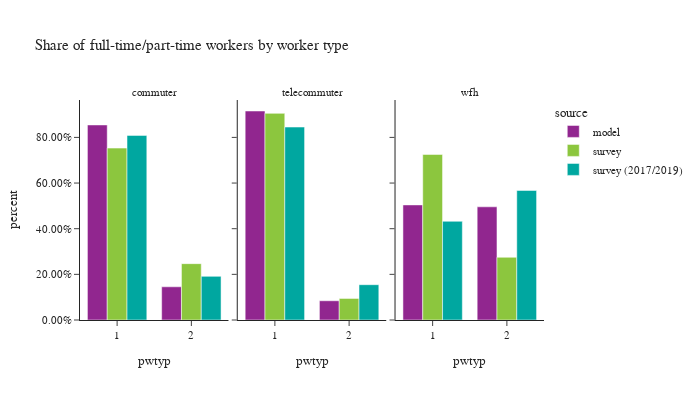

Notebook cell for this chart:
### Code cell
# worker counts by worker type
df_worker_count = workers.groupby(['source','worker_type','pwtyp'])['pdexpfac']. \
    sum().reset_index()
df_worker_count['percent'] = df_worker_count.groupby(['source','worker_type'], group_keys=False)['pdexpfac']. \
    apply(lambda x: x / float(x.sum()))

df_worker_count_ct = workers.groupby(['source','worker_type','pwtyp'])['pdexpfac'].count().reset_index(). \
    rename(columns={'pdexpfac':'sample count'})
df_worker_count = df_worker_count.merge(df_worker_count_ct, on=['source','worker_type','pwtyp']). \
    rename(columns={'pdexpfac':'total count'})

fig = px.bar(df_worker_count.sort_values(by=['source']), x='pwtyp', y="percent",
             facet_col="worker_type",color="source",hover_data=['sample count','total count'],
             barmode="group",
             title="Share of full-time/part-time workers by worker type")
fig.for_each_annotation(lambda a: a.update(text = a.text.split("=")[-1]))
fig.update_layout(height=400, width=700, font=dict(size=11),
                  yaxis_tickformat = '.2%')
fig.show()

### Figure 1 — Plotly figure (JSON) as saved in the notebook; plotly's stock layout.template omitted (floating-point values rounded to 4 significant figures)
{"data": [{"alignmentgroup": "True", "customdata": [[1377716, 1377716], [234497, 234497]], "hovertemplate": "source=model<br>worker_type=commuter<br>pwtyp=%{x}<br>percent=%{y}<br>sample count=%{customdata[0]}<br>total count=%{customdata[1]}<extra></extra>", "legendgroup": "model", "marker": {"color": "#91268F", "pattern": {"shape": ""}}, "name": "model", "offsetgroup": "model", "orientation": "v", "showlegend": true, "textposition": "auto", "type": "bar", "x": [1, 2], "xaxis": "x", "y": [0.8545, 0.1455], "yaxis": "y"}, {"alignmentgroup": "True", "customdata": [[263125, 263125], [24241, 24241]], "hovertemplate": "source=model<br>worker_type=telecommuter<br>pwtyp=%{x}<br>percent=%{y}<br>sample count=%{customdata[0]}<br>total count=%{customdata[1]}<extra></extra>", "legendgroup": "model", "marker": {"color": "#91268F", "pattern": {"shape": ""}}, "name": "model", "offsetgroup": "model", "orientation": "v", "showlegend": false, "textposition": "auto", "type": "bar", "x": [1, 2], "xaxis": "x2", "y": [0.9156, 0.08436], "yaxis": "y2"}, {"alignmentgroup": "True", "customdata": [[192367, 192367], [189186, 189186]], "hovertemplate": "source=model<br>worker_type=wfh<br>pwtyp=%{x}<br>percent=%{y}<br>sample count=%{customdata[0]}<br>total count=%{customdata[1]}<extra></extra>", "legendgroup": "model", "marker": {"color": "#91268F", "pattern": {"shape": ""}}, "name": "model", "offsetgroup": "model", "orientation": "v", "showlegend": false, "textposition": "auto", "type": "bar", "x": [1, 2], "xaxis": "x3", "y": [0.5042, 0.4958], "yaxis": "y3"}, {"alignmentgroup": "True", "customdata": [[450, 325900.0], [1640, 994200.0]], "hovertemplate": "source=survey<br>worker_type=commuter<br>pwtyp=%{x}<br>percent=%{y}<br>sample count=%{customdata[0]}<br>total count=%{customdata[1]}<extra></extra>", "legendgroup": "survey", "marker": {"color": "#8CC63E", "pattern": {"shape": ""}}, "name": "survey", "offsetgroup": "survey", "orientation": "v", "showlegend": true, "textposition": "auto", "type": "bar", "x": [2, 1], "xaxis": "x", "y": [0.2469, 0.7531], "yaxis": "y"}, {"alignmentgroup": "True", "customdata": [[90, 18050.0], [671, 172500.0]], "hovertemplate": "source=survey<br>worker_type=telecommuter<br>pwtyp=%{x}<br>percent=%{y}<br>sample count=%{customdata[0]}<br>total count=%{customdata[1]}<extra></extra>", "legendgroup": "survey", "marker": {"color": "#8CC63E", "pattern": {"shape": ""}}, "name": "survey", "offsetgroup": "survey", "orientation": "v", "showlegend": false, "textposition": "auto", "type": "bar", "x": [2, 1], "xaxis": "x2", "y": [0.0947, 0.9053], "yaxis": "y2"}, {"alignmentgroup": "True", "customdata": [[150, 59780.0], [600, 157800.0]], "hovertemplate": "source=survey<br>worker_type=wfh<br>pwtyp=%{x}<br>percent=%{y}<br>sample count=%{customdata[0]}<br>total count=%{customdata[1]}<extra></extra>", "legendgroup": "survey", "marker": {"color": "#8CC63E", "pattern": {"shape": ""}}, "name": "survey", "offsetgroup": "survey", "orientation": "v", "showlegend": false, "textposition": "auto", "type": "bar", "x": [2, 1], "xaxis": "x3", "y": [0.2748, 0.7252], "yaxis": "y3"}, {"alignmentgroup": "True", "customdata": [[5048, 1125000.0], [927, 266000.0]], "hovertemplate": "source=survey (2017/2019)<br>worker_type=commuter<br>pwtyp=%{x}<br>percent=%{y}<br>sample count=%{customdata[0]}<br>total count=%{customdata[1]}<extra></extra>", "legendgroup": "survey (2017/2019)", "marker": {"color": "#00A7A0", "pattern": {"shape": ""}}, "name": "survey (2017/2019)", "offsetgroup": "survey (2017/2019)", "orientation": "v", "showlegend": true, "textposition": "auto", "type": "bar", "x": [1, 2], "xaxis": "x", "y": [0.8088, 0.1912], "yaxis": "y"}, {"alignmentgroup": "True", "customdata": [[382, 122700.0], [101, 22450.0]], "hovertemplate": "source=survey (2017/2019)<br>worker_type=telecommuter<br>pwtyp=%{x}<br>percent=%{y}<br>sample count=%{customdata[0]}<br>total count=%{customdata[1]}<extra></extra>", "legendgroup": "survey (2017/2019)", "marker": {"color": "#00A7A0", "pattern": {"shape": ""}}, "name": "survey (2017/2019)", "offsetgroup": "survey (2017/2019)", "orientation": "v", "showlegend": false, "textposition": "auto", "type": "bar", "x": [1, 2], "xaxis": "x2", "y": [0.8453, 0.1547], "yaxis": "y2"}, {"alignmentgroup": "True", "customdata": [[297, 39840.0], [271, 52290.0]], "hovertemplate": "source=survey (2017/2019)<br>worker_type=wfh<br>pwtyp=%{x}<br>percent=%{y}<br>sample count=%{customdata[0]}<br>total count=%{customdata[1]}<extra></extra>", "legendgroup": "survey (2017/2019)", "marker": {"color": "#00A7A0", "pattern": {"shape": ""}}, "name": "survey (2017/2019)", "offsetgroup": "survey (2017/2019)", "orientation": "v", "showlegend": false, "textposition": "auto", "type": "bar", "x": [1, 2], "xaxis": "x3", "y": [0.4324, 0.5676], "yaxis": "y3"}], "layout": {"annotations": [{"font": {}, "showarrow": false, "text": "commuter", "x": 0.16, "xanchor": "center", "xref": "paper", "y": 1, "yanchor": "bottom", "yref": "paper"}, {"font": {}, "showarrow": false, "text": "telecommuter", "x": 0.5, "xanchor": "center", "xref": "paper", "y": 1, "yanchor": "bottom", "yref": "paper"}, {"font": {}, "showarrow": false, "text": "wfh", "x": 0.84, "xanchor": "center", "xref": "paper", "y": 1, "yanchor": "bottom", "yref": "paper"}], "barmode": "group", "font": {"size": 11}, "height": 400, "legend": {"title": {"text": "source"}, "tracegroupgap": 0}, "title": {"text": "Share of full-time/part-time workers by worker type"}, "width": 700, "xaxis": {"anchor": "y", "domain": [0, 0.32], "title": {"text": "pwtyp"}}, "xaxis2": {"anchor": "y2", "domain": [0.34, 0.66], "matches": "x", "title": {"text": "pwtyp"}}, "xaxis3": {"anchor": "y3", "domain": [0.68, 1.0], "matches": "x", "title": {"text": "pwtyp"}}, "yaxis": {"anchor": "x", "domain": [0, 1], "tickformat": ".2%", "title": {"text": "percent"}}, "yaxis2": {"anchor": "x2", "domain": [0, 1], "matches": "y", "showticklabels": false}, "yaxis3": {"anchor": "x3", "domain": [0, 1], "matches": "y", "showticklabels": false}}}
